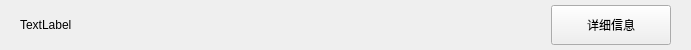
<?xml version="1.0" encoding="UTF-8"?>
<ui version="4.0">
 <class>VeinItem</class>
 <widget class="QWidget" name="VeinItem">
  <property name="geometry">
   <rect>
    <x>0</x>
    <y>0</y>
    <width>691</width>
    <height>50</height>
   </rect>
  </property>
  <property name="windowTitle">
   <string>Form</string>
  </property>
  <layout class="QHBoxLayout" name="horizontalLayout">
   <property name="spacing">
    <number>0</number>
   </property>
   <property name="leftMargin">
    <number>20</number>
   </property>
   <property name="topMargin">
    <number>0</number>
   </property>
   <property name="rightMargin">
    <number>20</number>
   </property>
   <property name="bottomMargin">
    <number>0</number>
   </property>
   <item>
    <widget class="QLabel" name="lblName">
     <property name="text">
      <string>TextLabel</string>
     </property>
    </widget>
   </item>
   <item>
    <spacer name="horizontalSpacer">
     <property name="orientation">
      <enum>Qt::Horizontal</enum>
     </property>
     <property name="sizeHint" stdset="0">
      <size>
       <width>474</width>
       <height>20</height>
      </size>
     </property>
    </spacer>
   </item>
   <item>
    <widget class="QPushButton" name="btn_detail">
     <property name="minimumSize">
      <size>
       <width>120</width>
       <height>40</height>
      </size>
     </property>
     <property name="text">
      <string>详细信息</string>
     </property>
    </widget>
   </item>
  </layout>
 </widget>
 <resources/>
 <connections/>
</ui>
